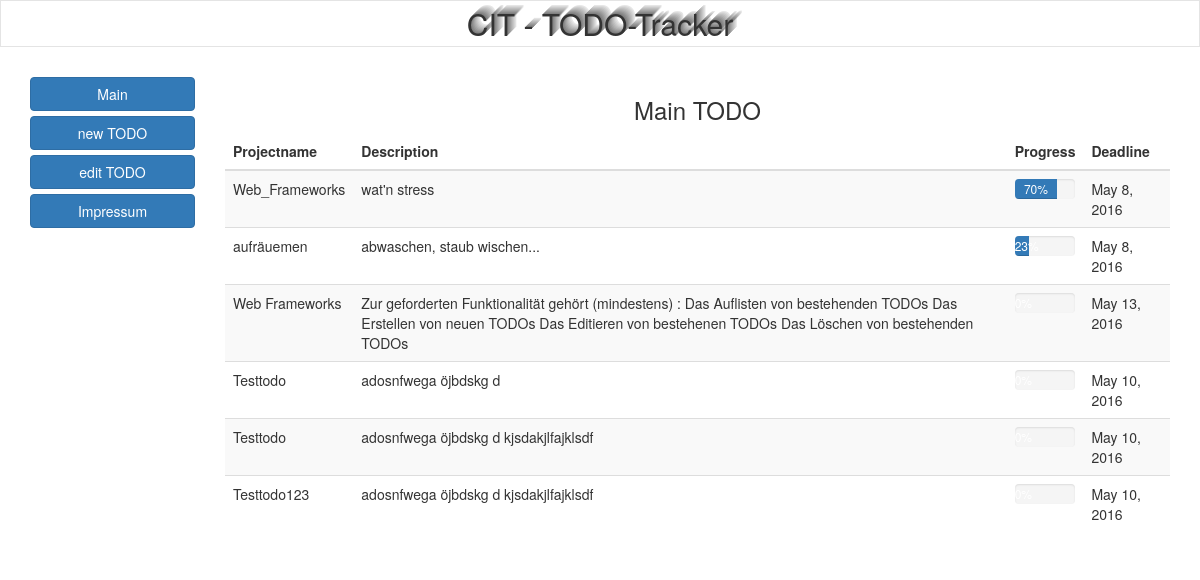
The app's page /, older data.
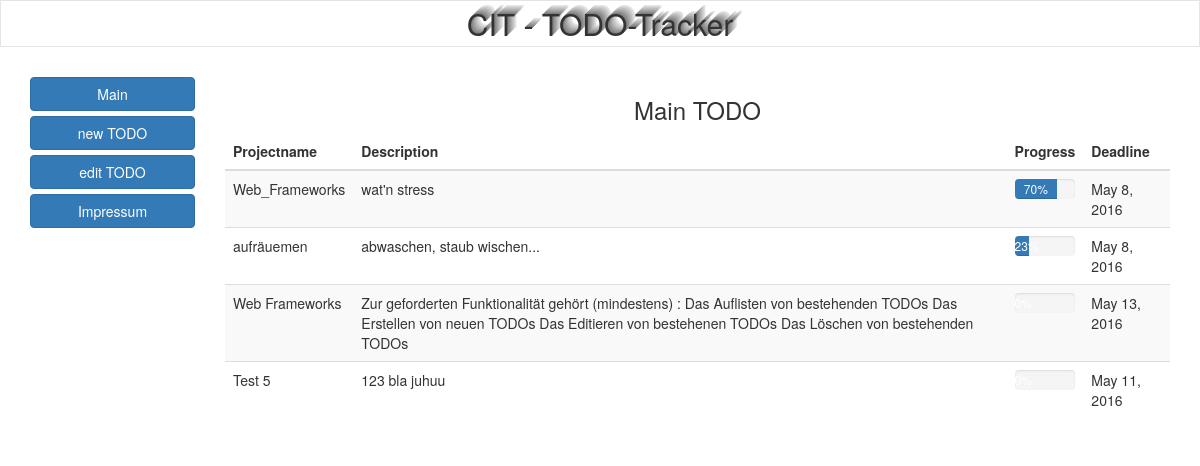
The same page, newer data.
### home/models.py (models this page shows, shortened)
class Todo(models.Model):
    projectname = models.CharField(max_length=100)
    description = models.TextField(max_length=500)
    progress = models.SmallIntegerField(default=0, validators=[MinValueValidator(0), MaxValueValidator(100)])
    deadline = models.DateField(blank=True, null=True)
    created_date = models.DateTimeField(default=timezone.now)

### home/views.py (the view)
# urls.py: url(r'^$', views.todo_list, name='todo_list'),
def todo_list(request):
    todos = Todo.objects.order_by('created_date')
    return render(request, 'index.html', {'todos': todos})

### templates/index.html (shortened to what this page needs)
<!DOCTYPE html>
<html lang="de">
  <head>
      {% load staticfiles %}
    <link href="{% static 'css/bootstrap.min.css' %}" rel="stylesheet">
    <link rel="stylesheet" type="text/css" href="{% static 'css/style.css' %}">
  </head>
  <body>
      <h2>CIT - TODO-Tracker</h2>
    <div class="container">
      <div class="row">
        <div class="col-md-2">
            {% load bootstrap3 %}
            {% buttons %}
            {% bootstrap_button "Main" button_type="link" icon="glyphicon glyphicon-menu-right" href="/" button_class="btn btn-primary btn-block" %}
            {% bootstrap_button "new TODO" button_type="link" icon="glyphicon glyphicon-menu-right" href="/create_todo" button_class="btn btn-primary btn-block" %}
            {% bootstrap_button "edit TODO" button_type="link" icon="glyphicon glyphicon-menu-right" href="/edit_todo" button_class="btn btn-primary btn-block" %}
            {% bootstrap_button "Impressum" button_type="link" icon="glyphicon glyphicon-menu-right" href="/impressum" button_class="btn btn-primary btn-block" %}
            {% endbuttons %}
        </div>
        <div class="tablecontainer">
        <div class="col-md-10">
          <h3>Main TODO</h3>
         <table class="table table-striped">
    <thead>
      <tr>
        <th>Projectname</th>
        <th>Description</th>
        <th>Progress</th>
        <th>Deadline</th>
      </tr>
    </thead>
    <tbody>
        <div class="tablecontent">
            {% for todo in todos %}
            <tr>
                <td>{{todo.projectname}}</td>
                <td>{{todo.description}}</td>
                <td>
                    <div class="progress">
                    <div class="progress-bar" role="progressbar" aria-valuenow={{todo.progress}}
                    aria-valuemin="0" aria-valuemax="100" style="width:{{todo.progress}}%">
                    <p> {{todo.progress}}% </p>
                    </div>
                    </div>
                </td>
                <td>{{todo.deadline}}</td>
            </tr>
        {% endfor %}
    </tbody>
  </table>
      </div>
      </div>
      </div>
    </div>
  </body>
</html>

### home/static/css/style.css (style rules this page uses)
h2 { text-align: center; border: 1px #e4e4e4 solid; font: bold; text-shadow: 1px -1px 0px hsla(0, 0%, 50%, 1), 2px -2px 0px hsla(0, 0%, 55%, 1), 3px -3px 0px hsla(0, 0%, 60%, 1), 4px -4px 0px hsla(0, 0%, 65%, 1), 5px -5px 0px hsla(0, 0%, 70%, 1), 6px -6px 0px hsla(0, 0%, 75%, 1), 7px -7px 0px hsla(0, 0%, 80%, 1), 8px -8px 0px hsla(0, 0%, 85%, 1), 9px -9px 0px hsla(0, 0%, 90%, 1); padding: .2em; margin: 0; }
h3 { text-align: center; bottom: 0px; }
.container { padding-top: 30px; }

Row changes from the older to the newer data that the page shows:
removed Todo: projectname "Testtodo", description "adosnfwega öjbdskg d", deadline "May 10, 2016"
removed Todo: projectname "Testtodo", description "adosnfwega öjbdskg d kjsdakjlfajklsdf", deadline "May 10, 2016"
removed Todo: projectname "Testtodo123", description "adosnfwega öjbdskg d kjsdakjlfajklsdf", deadline "May 10, 2016"
added Todo: projectname "Test 5", description "123 bla juhuu", deadline "May 11, 2016"
